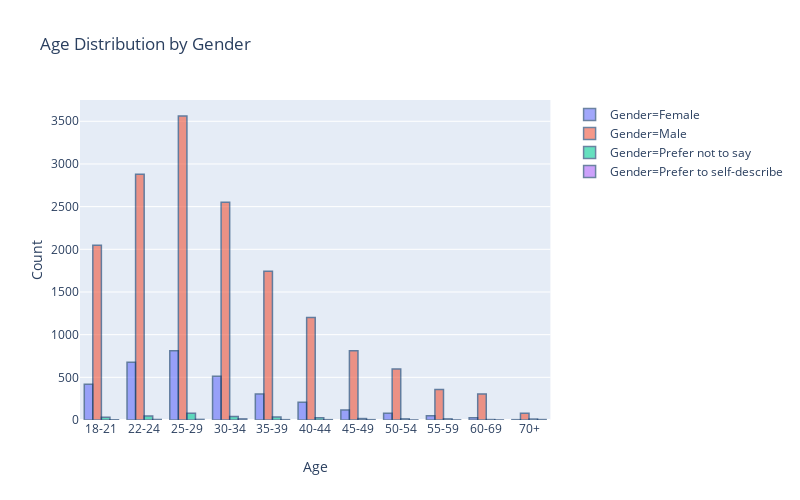

The code cell stored with this chart in its notebook:
### Code cell
# age and gender:
age_gender = df.loc[:,["age", "gender"]].groupby(["age", "gender"]).size().reset_index()
age_gender.columns = ["Age", "Gender", "Count"]
fig = px.bar(age_gender, x='Age', y='Count', color="Gender", 
             barmode='group', title ="Age Distribution by Gender", 
             height=500, width=800)
fig.update_traces(marker_line_color='rgb(9,50,100)',
                  marker_line_width=1.5, opacity=0.6)
py.plot(fig,filename="age-gender.html")
fig.show()

### Figure 1 — Plotly figure (JSON) as saved in the notebook; plotly's stock layout.template omitted (floating-point values rounded to 4 significant figures)
{"data": [{"alignmentgroup": "True", "hoverlabel": {"namelength": 0}, "hovertemplate": "Gender=Female<br>Age=%{x}<br>Count=%{y}", "legendgroup": "Gender=Female", "marker": {"color": "#636efa", "line": {"color": "rgb(9,50,100)", "width": 1.5}}, "name": "Gender=Female", "offsetgroup": "Gender=Female", "opacity": 0.6, "orientation": "v", "showlegend": true, "textposition": "auto", "type": "bar", "x": ["18-21", "22-24", "25-29", "30-34", "35-39", "40-44", "45-49", "50-54", "55-59", "60-69", "70+"], "xaxis": "x", "y": [419, 678, 810, 513, 304, 209, 118, 80, 51, 26, 4], "yaxis": "y"}, {"alignmentgroup": "True", "hoverlabel": {"namelength": 0}, "hovertemplate": "Gender=Male<br>Age=%{x}<br>Count=%{y}", "legendgroup": "Gender=Male", "marker": {"color": "#EF553B", "line": {"color": "rgb(9,50,100)", "width": 1.5}}, "name": "Gender=Male", "offsetgroup": "Gender=Male", "opacity": 0.6, "orientation": "v", "showlegend": true, "textposition": "auto", "type": "bar", "x": ["18-21", "22-24", "25-29", "30-34", "35-39", "40-44", "45-49", "50-54", "55-59", "60-69", "70+"], "xaxis": "x", "y": [2049, 2880, 3562, 2552, 1743, 1201, 810, 598, 357, 306, 80], "yaxis": "y"}, {"alignmentgroup": "True", "hoverlabel": {"namelength": 0}, "hovertemplate": "Gender=Prefer not to say<br>Age=%{x}<br>Count=%{y}", "legendgroup": "Gender=Prefer not to say", "marker": {"color": "#00cc96", "line": {"color": "rgb(9,50,100)", "width": 1.5}}, "name": "Gender=Prefer not to say", "offsetgroup": "Gender=Prefer not to say", "opacity": 0.6, "orientation": "v", "showlegend": true, "textposition": "auto", "type": "bar", "x": ["18-21", "22-24", "25-29", "30-34", "35-39", "40-44", "45-49", "50-54", "55-59", "60-69", "70+"], "xaxis": "x", "y": [31, 46, 79, 42, 36, 25, 17, 13, 13, 5, 11], "yaxis": "y"}, {"alignmentgroup": "True", "hoverlabel": {"namelength": 0}, "hovertemplate": "Gender=Prefer to self-describe<br>Age=%{x}<br>Count=%{y}", "legendgroup": "Gender=Prefer to self-describe", "marker": {"color": "#ab63fa", "line": {"color": "rgb(9,50,100)", "width": 1.5}}, "name": "Gender=Prefer to self-describe", "offsetgroup": "Gender=Prefer to self-describe", "opacity": 0.6, "orientation": "v", "showlegend": true, "textposition": "auto", "type": "bar", "x": ["18-21", "22-24", "25-29", "30-34", "35-39", "40-44", "45-49", "50-54", "55-59", "60-69", "70+"], "xaxis": "x", "y": [3, 6, 7, 13, 4, 4, 4, 1, 1, 1, 5], "yaxis": "y"}], "layout": {"barmode": "group", "height": 500, "legend": {"tracegroupgap": 0}, "title": {"text": "Age Distribution by Gender"}, "width": 800, "xaxis": {"anchor": "y", "domain": [0, 0.98], "title": {"text": "Age"}}, "yaxis": {"anchor": "x", "domain": [0, 1], "title": {"text": "Count"}}}}
